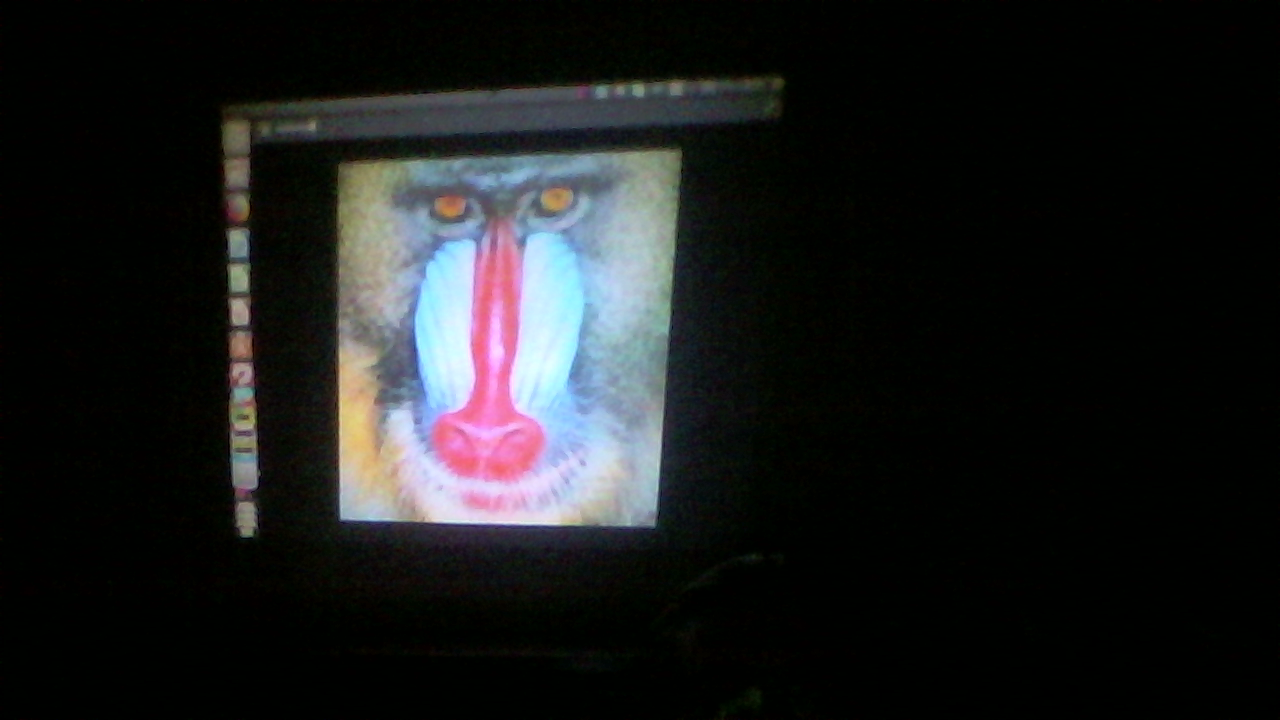
#> input picture data/night_baboon.png, 1280 x 720 px
$ python find_correspondance_final.py data/night_baboon.png
#> lines starting #> are read from the running program, lines starting #| are printed output that depends on the picture
import cv2 as cv
import numpy as np

H = np.identity(3)
nOctaveLayers_ =  1
contrastThreshold_  = 1
edgeThreshold_ = 1
sigma_ = 1
n_features_ = 1

cmp_value = 5.0

# [92 lines left out: functions filter_matches, explore_match, match_and_draw, not called in this run]

def nothing(x):
    pass
# from __future__ import print_function

import numpy as np
# from common import anorm, getsize


FLANN_INDEX_KDTREE = 1  # bug: flann enums are missing
FLANN_INDEX_LSH    = 6

import sys, getopt
from common import anorm, getsize

opts, args = getopt.getopt(sys.argv[1:], '', ['feature='])
opts = dict(opts)
# feature_name = opts.get('--feature', 'brisk')
feature_name = opts.get('--feature', 'sift')
# [4 lines of commented-out code are left out]

try:
    fn1, fn2 = args
except:
    # fn1 = './data/night_openCV_logo.png'
    # fn2 = './data/opencv-logo.png'
    fn1 = './data/night_baboon.png'
    fn2 = './data/baboon.jpg'
    # img1 = cv2.imread('./ghosty_chess.png', 0)
    # img2 = cv2.imread('./chessboard.png', 0)

img1 = cv.imread(fn1, 0)
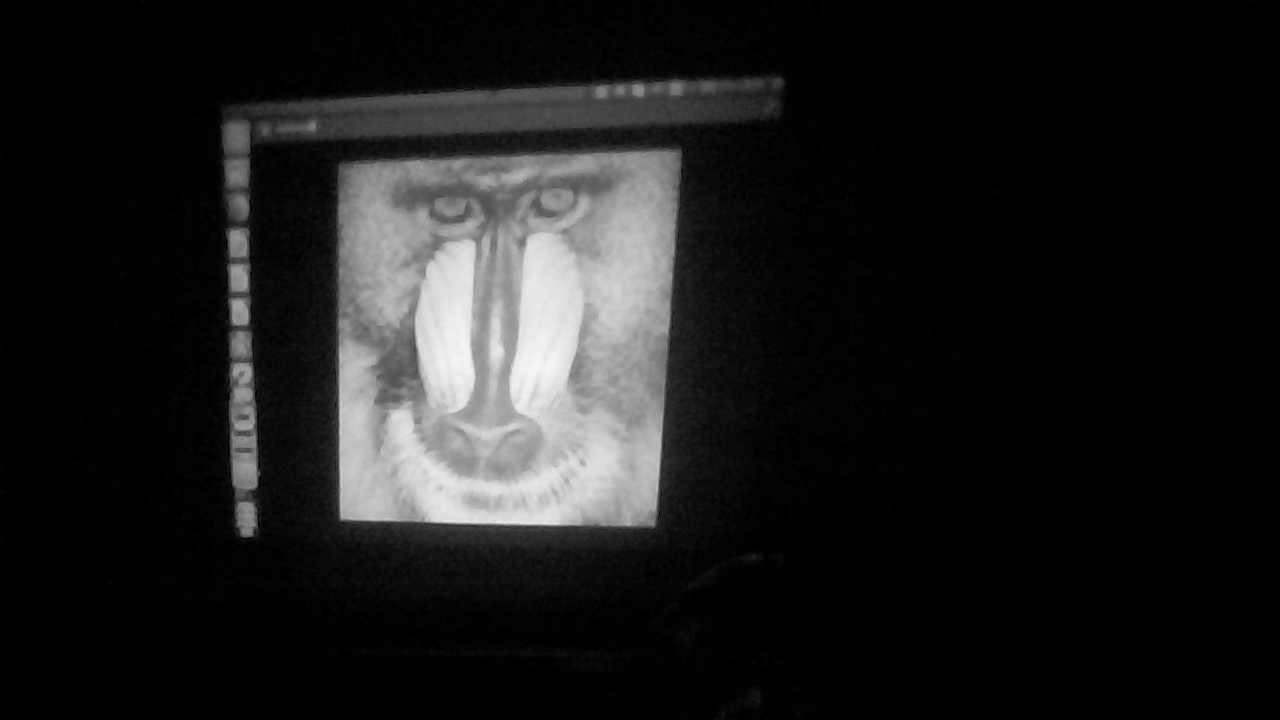
#> img1: shape (720, 1280); min 0, max 246, mean 27.9
original1 = cv.imread(fn1, 1)
#> original1 is the input picture: shape (720, 1280, 3); mean B, G, R 29.2, 28.7, 27.5
# [7 lines of commented-out code are left out]


img2 = cv.imread(fn2, 0)
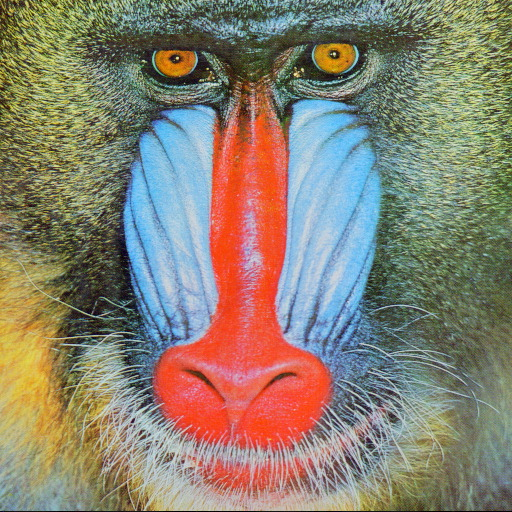
#> input picture data/baboon.jpg, 512 x 512 px
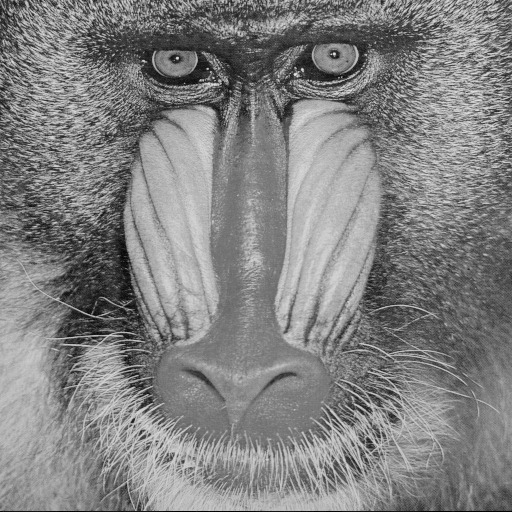
#> img2: shape (512, 512); min 0, max 234, mean 129.7
original2 = cv.imread(fn2, 1)
#> original2 is the input picture: shape (512, 512, 3); mean B, G, R 112.9, 129.1, 137.1
# img2 = cv.resize(img2, (400, 400) )


swap = img1
img1 = img2
img2 = swap

# [5 lines of commented-out code are left out]

win1_name = "original"
win2_name = "bad_proj"


def init_feature(name):
    chunks = name.split('-')
    chunks += ['flann']
    detector = cv.xfeatures2d.SIFT_create(
        # [5 lines of commented-out code are left out]
    )
    norm = cv.NORM_L2

    if norm == cv.NORM_L2:
        flann_params = dict(algorithm = FLANN_INDEX_KDTREE, trees = 5)
    else:
        flann_params= dict(algorithm = FLANN_INDEX_LSH,
                               table_number = 6, # 12
                               key_size = 12,     # 20
                               multi_probe_level = 1) #2
    matcher = cv.FlannBasedMatcher(flann_params, {})
    return detector, matcher


detector, matcher = init_feature(feature_name)

# [11 lines of commented-out code are left out]

print('using', feature_name)

kp1, desc1 = detector.detectAndCompute(img1, None)
#> kp1 = 3104 keypoints; strongest (x, y, size): (177, 58, 1.9), (334, 54, 2), (302, 69, 2.1), (133, 421, 2.4)
kp2, desc2 = detector.detectAndCompute(img2, None)
#> kp2 = 274 keypoints; strongest (x, y, size): (393, 474, 81.3), (240, 311, 15.1), (239, 277, 15.7), (245, 470, 21)
print('img1 - %d features, img2 - %d features' % (len(kp1), len(kp2)))
#| img1 - 3104 features, img2 - 274 features


#> (the run stopped early here; a loop or call above may not have finished)
